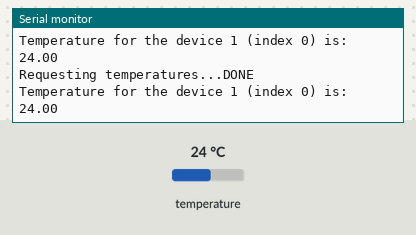
Simulated run of this sketch. Board: Arduino Uno, built with avr-gcc and run on an emulated ATmega328P. Parts: the last lines printed to the serial monitor. Inputs (shaded band) come from the test bench; at power-on: temperature 24 °C.

Above: at 1.5 s.
1.6 s: temperature set to 12 °C
At 2.4 s:
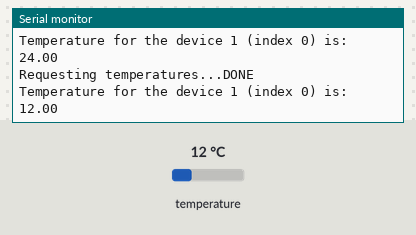
4.9 s: temperature set to 19 °C
At 5.4 s:
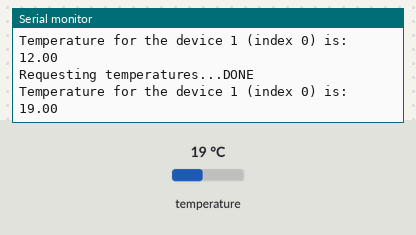
Timing chart, 0 to 7.9 s (numbered marks = the images above; inputs shaded):
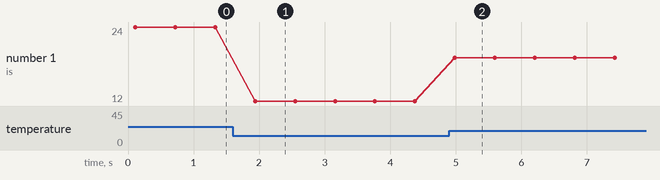

The sketch:

test_4_22.ino
```cpp
#include <OneWire.h>
#include <DallasTemperature.h>

#define ONE_WIRE_BUS 13
#define SENSER_BIT   9

OneWire oneWire(ONE_WIRE_BUS);
DallasTemperature sensors(&oneWire);

void setup(void)
{
  // start serial port
  Serial.begin(115200);
  Serial.println("Dallas Temperature IC Control Library Demo");
  sensors.begin();
  sensors.setResolution(SENSER_BIT);
}

void loop(void)
{
  Serial.print("Requesting temperatures...");
  sensors.requestTemperatures();
  Serial.println("DONE");
  Serial.print("Temperature for the device 1 (index 0) is: ");
  Serial.println(sensors.getTempCByIndex(0));
  delay(500);
}
```

Measured:
- after the input at 1.6 s, the serial monitor: prints a new line after 0.34 s (image 1)
- after the input at 4.9 s, the serial monitor: prints a new line after 0.08 s (image 2)
- plotted number 1: 24 → 12 after the input at 1.6 s, 12 → 19 after the input at 4.9 s
